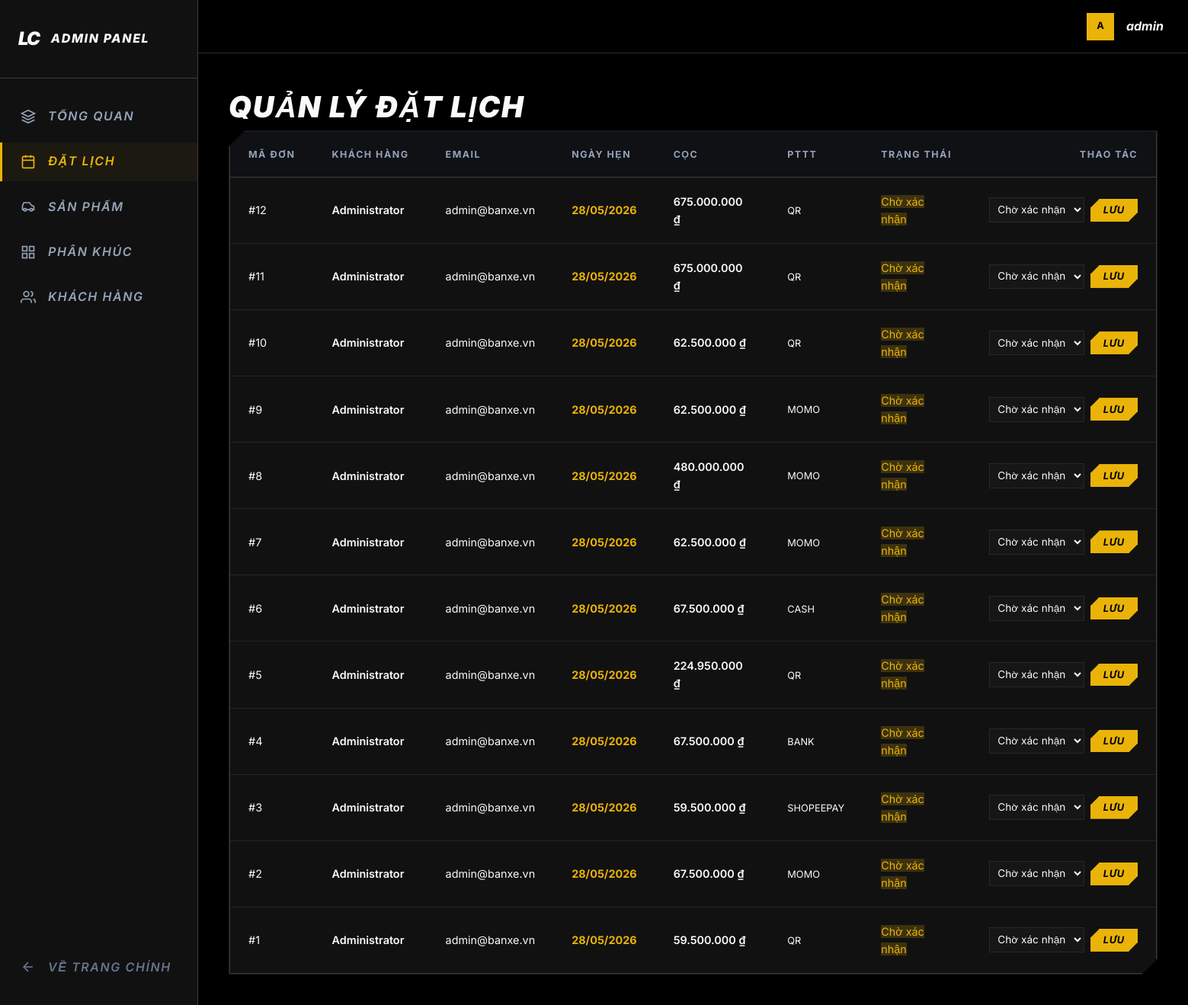
The page /Admin/orders (signed in) on the database its author committed.
### tables this page shows
CREATE TABLE IF NOT EXISTS `orders` (
  `id` int NOT NULL AUTO_INCREMENT,
  `user_id` int NOT NULL,
  `total_amount` decimal(15,0) NOT NULL DEFAULT '0',
  `payment_method` varchar(50) DEFAULT 'cash',
  `payment_status` enum('pending','completed','failed') DEFAULT 'pending',
  `status` enum('pending','confirmed','cancelled') DEFAULT 'pending',
  `appointment_date` date NOT NULL,
  `created_at` timestamp NULL DEFAULT CURRENT_TIMESTAMP,
  PRIMARY KEY (`id`),
  KEY `user_id` (`user_id`),
  CONSTRAINT `orders_ibfk_1` FOREIGN KEY (`user_id`) REFERENCES `users` (`id`) ON DELETE CASCADE
);

CREATE TABLE IF NOT EXISTS `users` (
  `id` int NOT NULL AUTO_INCREMENT,
  `username` varchar(50) NOT NULL,
  `email` varchar(100) NOT NULL,
  `password` varchar(255) NOT NULL,
  `full_name` varchar(100) DEFAULT NULL,
  `role` enum('admin','user') DEFAULT 'user',
  `created_at` timestamp NULL DEFAULT CURRENT_TIMESTAMP,
  PRIMARY KEY (`id`),
  UNIQUE KEY `username` (`username`),
  UNIQUE KEY `email` (`email`)
);

### app/controllers/AdminController.php (called while the page is built, shortened)
<?php
require_once 'app/config/database.php';
class AdminController {
    private $db;
    public function __construct() {
        $this->db = (new Database())->getConnection();
    }
    public function orders() {
        $stmt = $this->db->query("
            SELECT o.*, u.username, u.full_name, u.email
            FROM orders o
            JOIN users u ON o.user_id = u.id
            ORDER BY o.created_at DESC
        ");
        $orders = $stmt->fetchAll(PDO::FETCH_OBJ);
        include 'app/views/admin/orders.php';
        include 'app/views/admin/layout.php';
    }
}

### index.php (called while the page is built, shortened)
<?php
require_once 'app/config/database.php';
$url = $_GET['url'] ?? '';
$url = rtrim($url, '/');
$url = filter_var($url, FILTER_SANITIZE_URL);
$url = explode('/', $url);
$action = isset($url[1]) && $url[1] != '' ? $url[1] : 'index';
$controller = new $controllerName();
call_user_func_array([$controller, $action], array_slice($url, 2));

### app/config/database.php (called while the page is built, shortened)
<?php
class Database {
private $host = "localhost";
private $db_name = "webbanxe";
private $username = "root";
private $password = "";
public function getConnection() {
$this->conn = null;
try {
$this->conn = new PDO("mysql:host=" . $this->host . ";dbname=" . $this->db_name, $this->username, $this->password);
$this->conn->exec("set names utf8");
} catch(PDOException $exception) {
echo "Connection error: " . $exception->getMessage();
}
return $this->conn;
}
}

### app/views/admin/orders.php (the view, shortened to what this page needs)
<div class="header-section mb-4">
    <h2 class="section-title">Quản lý <span>Đặt Lịch</span></h2>
</div>
<div class="glass-card p-4">
    <div class="table-wrap">
        <table class="data-table">
            <thead>
                <tr>
                    <th>Mã Đơn</th>
                    <th>Khách Hàng</th>
                    <th>Email</th>
                    <th>Ngày Hẹn</th>
                    <th>Cọc</th>
                    <th>PTTT</th>
                    <th>Trạng Thái</th>
                    <th style="text-align:right;">Thao Tác</th>
                </tr>
            </thead>
            <tbody>
                <?php if (!empty($orders)): ?>
                    <?php foreach ($orders as $order): ?>
                        <tr>
                            <td>#<?= $order->id ?></td>
                            <td style="font-weight:600;"><?= htmlspecialchars($order->full_name ?: $order->username) ?></td>
                            <td><?= htmlspecialchars($order->email ?: 'N/A') ?></td>
                            <td style="color:var(--primary); font-weight:700;"><?= date('d/m/Y', strtotime($order->appointment_date)) ?></td>
                            <td style="font-weight:600;"><?= number_format($order->total_amount, 0, ',', '.') ?> ₫</td>
                            <td><span style="text-transform:uppercase; font-size:0.8rem;"><?= htmlspecialchars($order->payment_method) ?></span></td>
                            <td>
                                <?php if ($order->status == 'pending'): ?>
                                    <span class="badge" style="background:rgba(234, 179, 8, 0.2); color:#eab308; border-radius:0;">Chờ xác nhận</span>
                                <?php elseif ($order->status == 'confirmed'): ?>
                                    <span class="badge" style="background:rgba(16, 185, 129, 0.2); color:#10b981; border-radius:0;">Đã xác nhận</span>
                                <?php else: ?>
                                    <span class="badge" style="background:rgba(239, 68, 68, 0.2); color:#ef4444; border-radius:0;">Đã hủy</span>
                                <?php endif; ?>
                            </td>
                            <td style="text-align:right;">
                                <form action="<?= BASE_URL ?>/Admin/updateOrderStatus" method="POST" style="display:inline-flex; gap:0.5rem; align-items:center;">
                                    <select name="status" class="form-control" style="width:auto; padding:0.4rem; font-size:0.85rem; border-radius:0;">
                                        <option value="pending" <?= $order->status == 'pending' ? 'selected' : '' ?>>Chờ xác nhận</option>
                                    </select>
                                    <button type="submit" class="btn btn-primary" style="padding:0.4rem 1rem; font-size:0.8rem;">Lưu</button>
                                </form>
                            </td>
                        </tr>
                    <?php endforeach; ?>
                <?php else: ?>
                    <tr><td colspan="8" class="text-center text-muted">Chưa có đơn đặt lịch nào.</td></tr>
                <?php endif; ?>
            </tbody>
        </table>
    </div>
</div>

### public/css/style.css (style rules this page uses)
:root { --primary: #EAB308; --primary-glow: rgba(234, 179, 8, 0.2); --secondary: #FFFFFF; --secondary-glow: rgba(255, 255, 255, 0.1); --bg-darker: #000000; --bg-dark: #0A0A0A; --surface: rgba(18, 18, 18, 0.9); --surface-hover: rgba(25, 25, 25, 1); --surface-solid: #111111; --border: rgba(255, 255, 255, 0.08); --border-glow: rgba(0, 242, 254, 0.2); --border-strong: rgba(255, 255, 255, 0.18); --text: #F8FAFC; --text-muted: #94A3B8; --text-dim: #64748B; --red: #FF3B30; --red-light: #FF6B6B; --green: #34C759; --gold: #FFCC00; --shadow-sm: 0 4px 12px rgba(0,0,0,0.2); --shadow-md: 0 12px 30px rgba(0,0,0,0.4); --shadow-lg: 0 20px 50px rgba(0, 0, 0, 0.6); --shadow-neon-cyan: 0 0 15px rgba(0, 210, 255, 0.15); --shadow-neon-purple: 0 0 15px rgba(255, 255, 255, 0.1); --radius-sm: 0px; --radius: 0px; --radius-lg: 2px; --radius-circle: 50%; --transition: 0.3s cubic-bezier(0.25, 0.8, 0.25, 1); }
*, *::before, *::after { box-sizing: border-box; margin: 0; padding: 0; }
html { scroll-behavior: smooth; height: -webkit-fill-available; }
body { font-family: 'Inter', -apple-system, BlinkMacSystemFont, "Segoe UI", Roboto, Helvetica, Arial, sans-serif; background-color: var(--bg-darker); background-image: radial-gradient(circle at 10% 20%, rgba(0, 210, 255, 0.03) 0%, transparent 40%), radial-gradient(circle at 50% 50%, rgba(10, 10, 10, 1) 0%, var(--bg-darker) 100%); background-attachment: fixed; color: var(--text); min-height: 100vh; min-height: -webkit-fill-available; line-height: 1.6; overflow-x: hidden; -webkit-font-smoothing: antialiased; }
button, input, select, textarea { font-family: inherit; }
.btn { display: inline-flex; align-items: center; justify-content: center; gap: 0.6rem; padding: 0.8rem 2rem; border: 1px solid transparent; border-radius: var(--radius-sm); cursor: pointer; font-family: 'Inter', sans-serif; font-size: 0.85rem; font-weight: 700; letter-spacing: 0.06em; text-transform: uppercase; font-style: italic; white-space: nowrap; transition: all var(--transition); clip-path: polygon(12px 0, 100% 0, 100% calc(100% - 12px), calc(100% - 12px) 100%, 0 100%, 0 12px); }
.btn-primary { background: var(--primary); color: var(--bg-darker); border: 1px solid var(--primary); box-shadow: none; position: relative; overflow: hidden; z-index: 1; }
.section-title { font-family: 'Inter', sans-serif; font-size: 2.4rem; font-weight: 900; font-style: italic; letter-spacing: 0.05em; text-transform: uppercase; color: var(--text); }
.product-card, .glass-card, .form-card, .table-wrap { background:rgba(255,255,255,.04); backdrop-filter:blur(20px); border:1px solid rgba(255,255,255,.08); border-radius:0; clip-path: polygon(20px 0, 100% 0, 100% calc(100% - 20px), calc(100% - 20px) 100%, 0 100%, 0 20px); }
.form-control { width: 100%; padding: 0.8rem 1.1rem; border-radius: var(--radius-sm); border: 1px solid var(--border); background: rgba(255,255,255,0.02); color: var(--text); font-size: 0.9rem; outline: none; transition: all var(--transition); }
.form-control, .form-input { width: 100%; padding: 0.85rem 1.2rem; border-radius: var(--radius-sm); border: 1px solid var(--border); background: rgba(255,255,255,0.02); color: var(--text); font-size: 0.9rem; outline: none; transition: all var(--transition); }
.table-wrap { background: var(--surface); backdrop-filter: blur(12px); -webkit-backdrop-filter: blur(12px); border: 1px solid var(--border-strong); border-radius: var(--radius-lg); overflow: hidden; box-shadow: var(--shadow-lg); width: 100%; }
.data-table, .premium-table { width: 100%; border-collapse: collapse; text-align: left; }
.data-table th, .premium-table th { padding: 1.2rem 1.5rem; border-bottom: 1.5px solid var(--border-strong); color: var(--text-muted); font-family: 'Inter', sans-serif; font-size: 0.78rem; font-weight: 700; letter-spacing: 0.12em; text-transform: uppercase; white-space: nowrap; background: rgba(11, 15, 25, 0.4); }
.data-table td, .premium-table td { padding: 1.25rem 1.5rem; border-bottom: 1px solid var(--border); font-size: 0.9rem; vertical-align: middle; }
.data-table tr:last-child td, .premium-table tr:last-child td { border-bottom: none; }

### app/views/admin/layout.php (style rules this page uses)
body { margin: 0; padding: 0; background: var(--bg-darker); color: var(--text); display: flex; min-height: 100vh; font-family: 'Inter', sans-serif; }

### rows shown on the page
orders: id "12", user.full_name "Administrator", user.email "admin@banxe.vn", appointment_date "28/05/2026", total_amount "675.000.000", payment_method "QR", shows "Chờ xác nhận", status "Chờ xác nhận"
orders: id "11", user.full_name "Administrator", user.email "admin@banxe.vn", appointment_date "28/05/2026", total_amount "675.000.000", payment_method "QR", shows "Chờ xác nhận", status "Chờ xác nhận"
orders: id "10", user.full_name "Administrator", user.email "admin@banxe.vn", appointment_date "28/05/2026", total_amount "62.500.000", payment_method "QR", shows "Chờ xác nhận", status "Chờ xác nhận"
orders: id "9", user.full_name "Administrator", user.email "admin@banxe.vn", appointment_date "28/05/2026", total_amount "62.500.000", payment_method "MOMO", shows "Chờ xác nhận", status "Chờ xác nhận"
orders: id "8", user.full_name "Administrator", user.email "admin@banxe.vn", appointment_date "28/05/2026", total_amount "480.000.000", payment_method "MOMO", shows "Chờ xác nhận", status "Chờ xác nhận"
orders: id "7", user.full_name "Administrator", user.email "admin@banxe.vn", appointment_date "28/05/2026", total_amount "62.500.000", payment_method "MOMO", shows "Chờ xác nhận", status "Chờ xác nhận"
orders: id "6", user.full_name "Administrator", user.email "admin@banxe.vn", appointment_date "28/05/2026", total_amount "67.500.000", payment_method "CASH", shows "Chờ xác nhận", status "Chờ xác nhận"
orders: id "5", user.full_name "Administrator", user.email "admin@banxe.vn", appointment_date "28/05/2026", total_amount "224.950.000", payment_method "QR", shows "Chờ xác nhận", status "Chờ xác nhận"
orders: id "4", user.full_name "Administrator", user.email "admin@banxe.vn", appointment_date "28/05/2026", total_amount "67.500.000", payment_method "BANK", shows "Chờ xác nhận", status "Chờ xác nhận"
orders: id "3", user.full_name "Administrator", user.email "admin@banxe.vn", appointment_date "28/05/2026", total_amount "59.500.000", payment_method "SHOPEEPAY", shows "Chờ xác nhận", status "Chờ xác nhận"
orders: id "2", user.full_name "Administrator", user.email "admin@banxe.vn", appointment_date "28/05/2026", total_amount "67.500.000", payment_method "MOMO", shows "Chờ xác nhận", status "Chờ xác nhận"
orders: id "1", user.full_name "Administrator", user.email "admin@banxe.vn", appointment_date "28/05/2026", total_amount "59.500.000", payment_method "QR", shows "Chờ xác nhận", status "Chờ xác nhận"

### other values the page prints
substr(SessionHelper::get('user_username'), 0, 1) "A"
SessionHelper::get('user_username') "admin"
